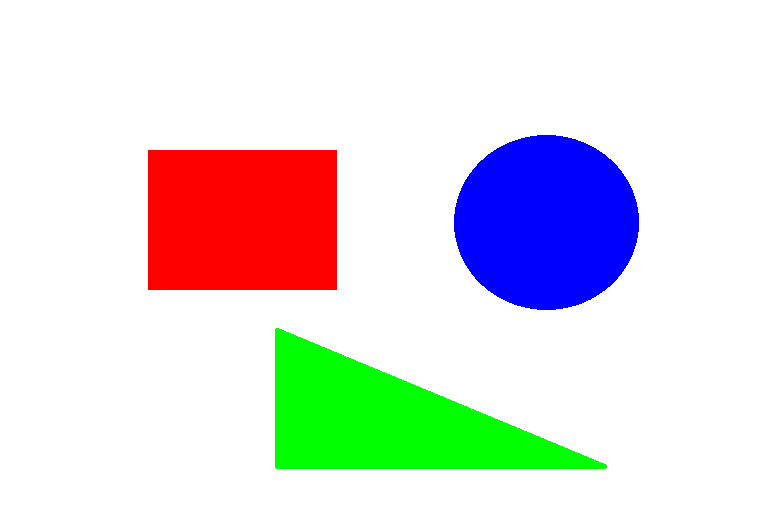
#> input picture data/imgs/test_img.bmp, 783 x 513 px
$ python color_space.py
#> lines starting #> are read from the running program, lines starting #| are printed output that depends on the picture; after the words box and inside, x2 and y2 are one past the last pixel; in counts of white or black regions, pixels touching at a corner belong together
### common/utils.py
"""共享工具函数：跨章节使用的通用辅助函数

主要功能：
- 图像读取与显示
- 文本/图像可视化辅助
- 性能计时
"""

from __future__ import annotations
import time
from contextlib import contextmanager
from pathlib import Path
from typing import Optional, Tuple

import cv2
import numpy as np


def read_image(path: str | Path, grayscale: bool = False) -> np.ndarray:
    """安全读取图像，处理常见错误

    参数：
        path: 图像路径
        grayscale: 是否以灰度模式读取

    返回：
        NumPy 图像数组

    异常：
        FileNotFoundError: 文件不存在
        ValueError: 文件无法解码为图像
    """
#> called with path = 'data/imgs/test_img.bmp', grayscale = False
    path = Path(path)
    if not path.exists():
        raise FileNotFoundError(f"图像文件不存在: {path}")

    flag = cv2.IMREAD_GRAYSCALE if grayscale else cv2.IMREAD_COLOR

    # 统一使用 numpy 方式读取，避免 Windows 中文路径下 cv2.imread 报警告
    img = cv2.imdecode(np.fromfile(str(path), dtype=np.uint8), flag)
#> img is the input picture: shape (513, 783, 3); mean B, G, R 222.8, 222.1, 223.5

    if img is None:
        raise ValueError(f"无法解码图像: {path}")
    return img


# [59 lines left out: functions save_image, timer, show_images, not called in this run]


def show_plot(save_path: str = "outputs/plot_result.png") -> None:
    """保存 matplotlib 图表并用 cv2.imshow 弹窗显示

    替代 plt.show()，兼容无 GUI 后端的环境。
    """
    import matplotlib.pyplot as plt

    save_path = Path(save_path)
    save_path.parent.mkdir(parents=True, exist_ok=True)
    plt.savefig(str(save_path), dpi=100, bbox_inches='tight')
    plt.close('all')
    print(f"图表已保存: {save_path}")

    # 用 cv2.imshow 弹窗显示
    plot_img = read_image(save_path)
    cv2.imshow("plot", plot_img)
    cv2.waitKey(0)
    cv2.destroyAllWindows()


# [132 lines left out: functions ensure_dir, load_answer_gt, find_gt_for_image, load_student_id_from_gt, list_student_ids_from_segmented, find_gt_for_student_id and 1 more, not called in this run]

### chapter02/color_space.py
"""第2章：色彩空间转换

教材对应：第2章 2.2 色彩的科学
"""

from __future__ import annotations
import sys
from pathlib import Path

import cv2
import matplotlib.pyplot as plt
import numpy as np

# 设置路径以导入共享工具
sys.path.insert(0, str(Path(__file__).parent.parent))
from common.utils import read_image, show_plot


def show_channels(image_path: str) -> None:
    """显示彩色图像的各个通道"""
    img = read_image(image_path)
    b, g, r = cv2.split(img)
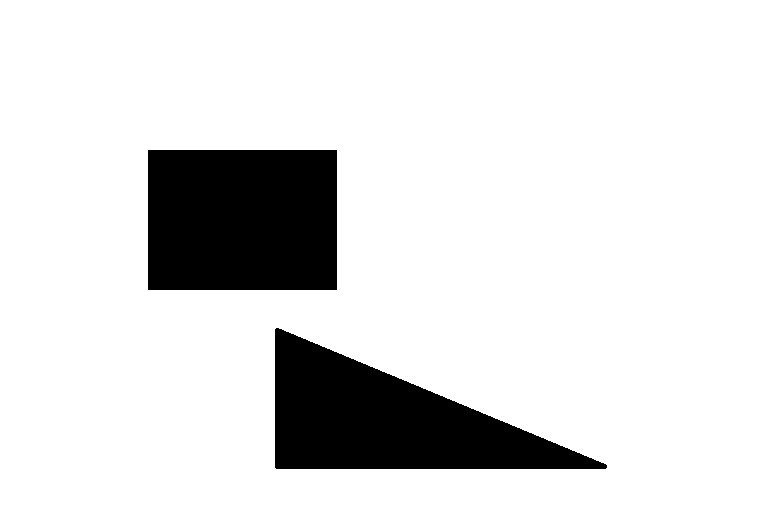
#> b: shape (513, 783); 87.4% white; 2 black regions, box (x1, y1, x2, y2) and area: (148, 150, 337, 290) 26460, (275, 328, 607, 469) 24286
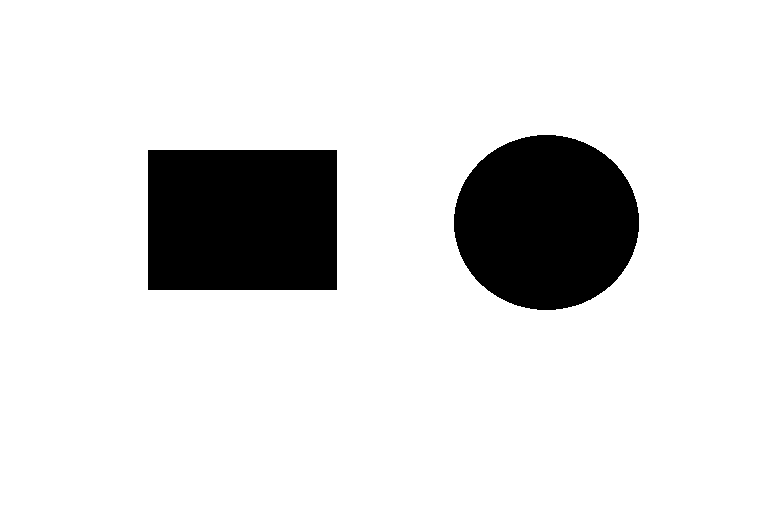
#> g: shape (513, 783); 87.1% white; 2 black regions, box (x1, y1, x2, y2) and area: (148, 150, 337, 290) 26460, (454, 135, 639, 310) 25403
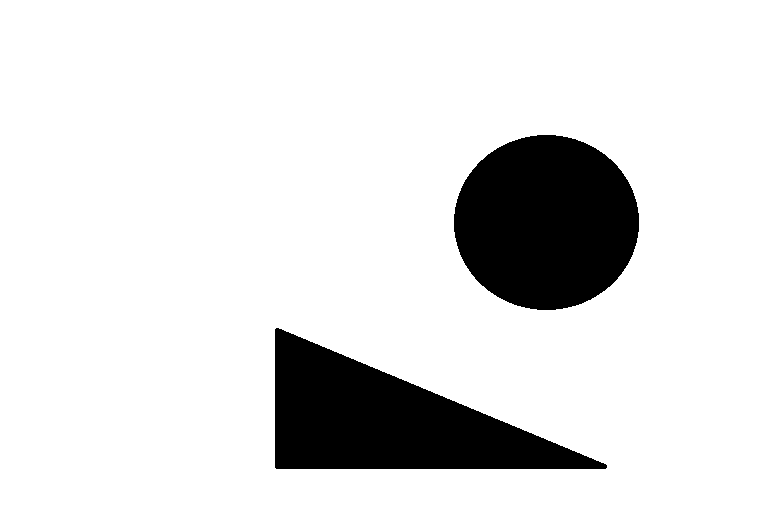
#> r: shape (513, 783); 87.6% white; 2 black regions, box (x1, y1, x2, y2) and area: (454, 135, 639, 310) 25403, (275, 328, 607, 469) 24286

    plt.rcParams['font.sans-serif'] = ['SimHei', 'Microsoft YaHei']
    plt.rcParams['axes.unicode_minus'] = False

    fig, axes = plt.subplots(2, 2, figsize=(10, 8))

    axes[0, 0].imshow(cv2.cvtColor(img, cv2.COLOR_BGR2RGB))
    axes[0, 0].set_title("原图")

    axes[0, 1].imshow(r, cmap='Reds')
    axes[0, 1].set_title("R通道")

    axes[1, 0].imshow(g, cmap='Greens')
    axes[1, 0].set_title("G通道")

    axes[1, 1].imshow(b, cmap='Blues')
    axes[1, 1].set_title("B通道")

    for ax in axes.flat:
        ax.axis('off')

    plt.tight_layout()
    show_plot("outputs/channels.png")
#> in show_plot, `plt.savefig(str(save_path), dpi=100, bbox_inches='tight')`:
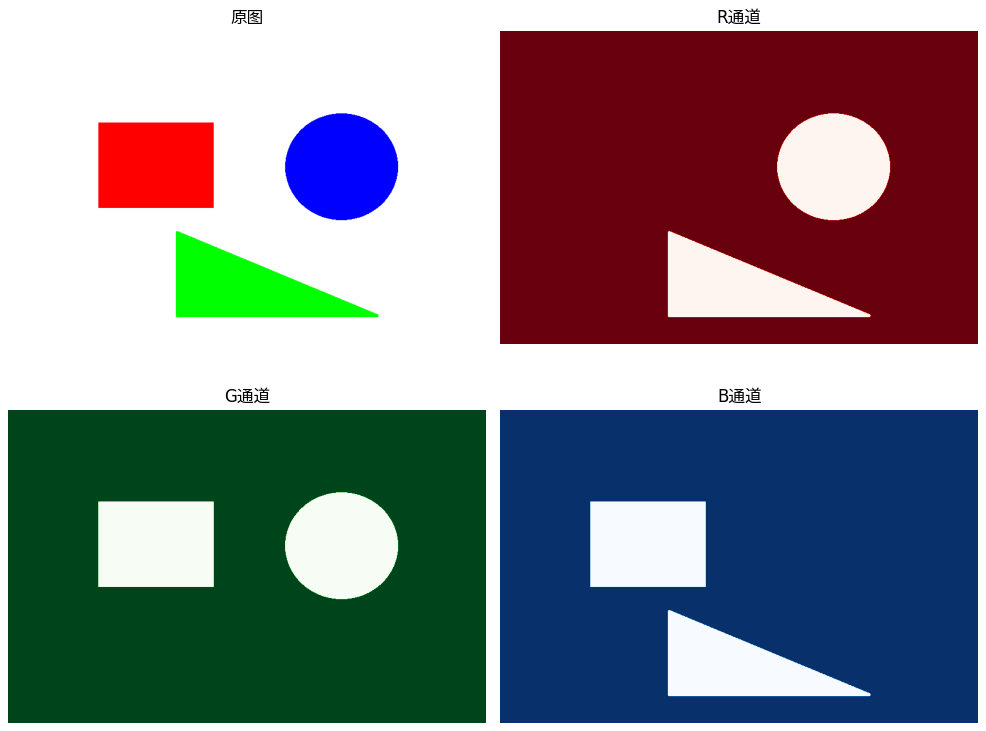
#> figure drawn by matplotlib, 4 panels


# [46 lines left out: functions gray_conversion, hsv_demo, not called in this run]


def main():
    if len(sys.argv) > 1:
        image_path = sys.argv[1]
    else:
        repo_root = Path(__file__).parent.parent
        image_path = str(repo_root / "data" / "imgs" / "test_img.bmp")

    Path("outputs").mkdir(exist_ok=True)

    print("=== 通道分离 ===")
    show_channels(image_path)
    print("\n=== 灰度转换对比 ===")
    gray_conversion(image_path)
    print("\n=== HSV色彩空间 ===")
    hsv_demo(image_path)


if __name__ == "__main__":
#> (the run stopped early here; a loop or call above may not have finished)
